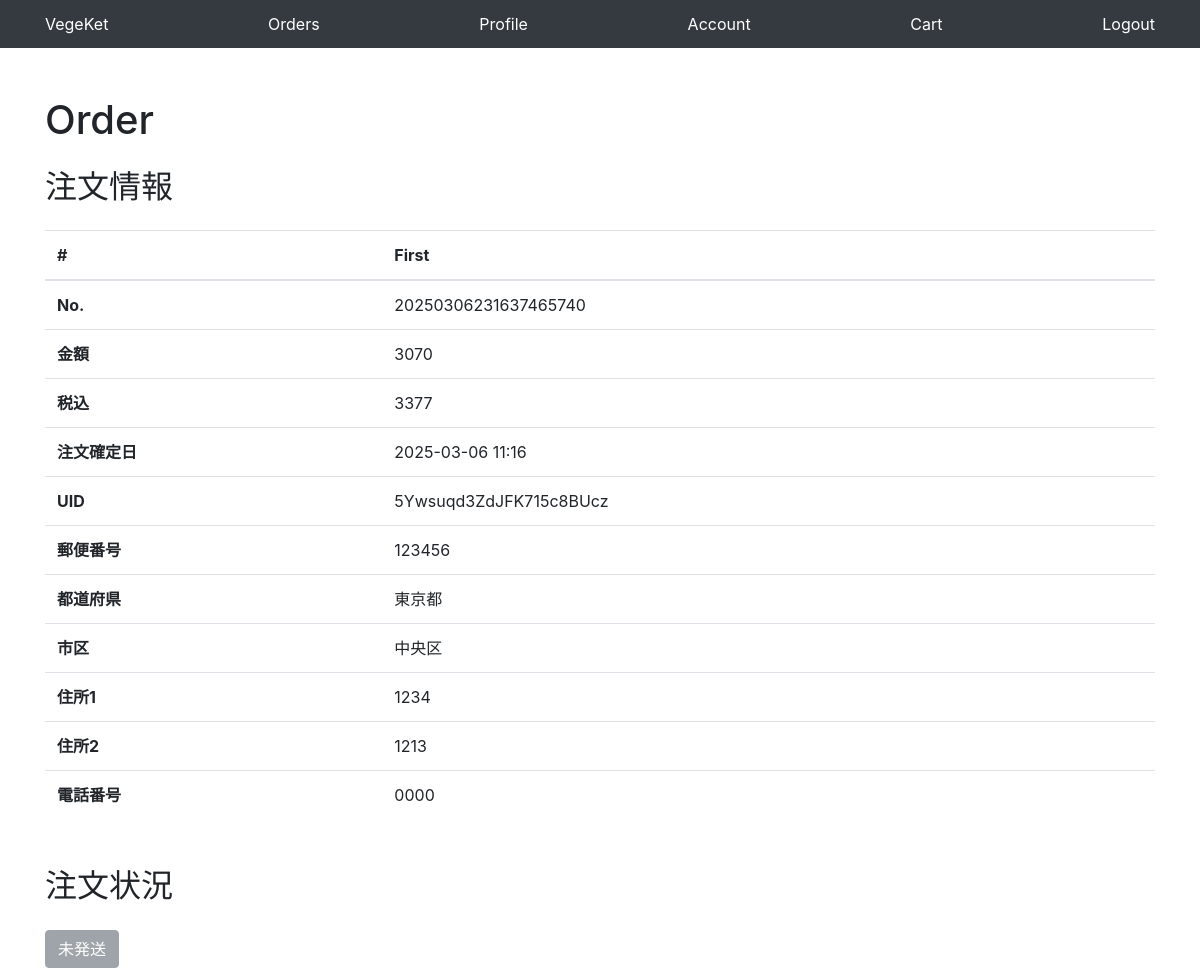
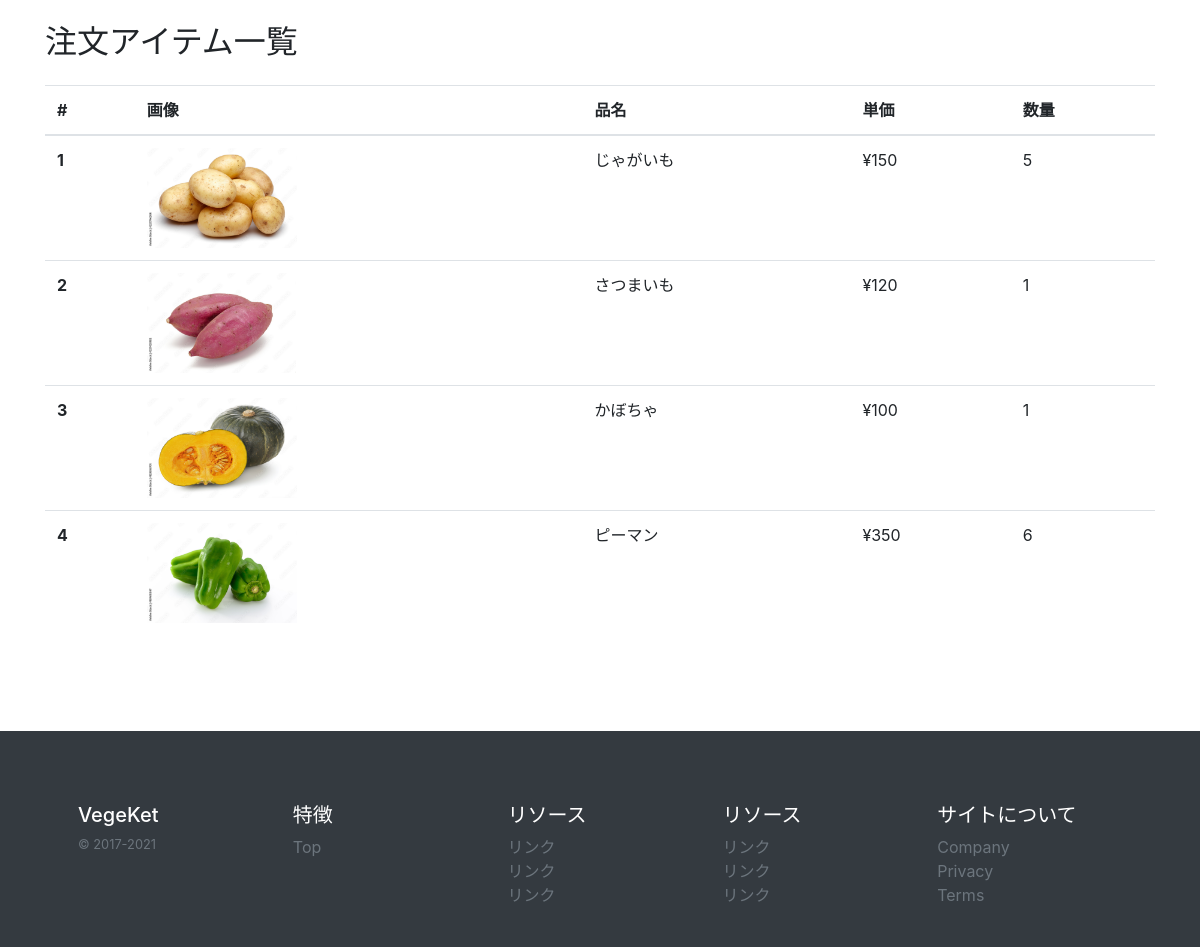
Screenshot of /orders/20250306231637465740/ (signed in) with the database file from the repository (2 pictures, top to bottom).
### base/models/order_models.py (models this page shows, shortened)
class Order(models.Model):
    id = models.CharField(default=custom_timestamp_id,
                          editable=False, primary_key=True, max_length=50)
    user = models.ForeignKey(get_user_model(), on_delete=models.CASCADE)
    uid = models.CharField(editable=False, max_length=50)
    is_confirmed = models.BooleanField(default=False)
    amount = models.PositiveIntegerField(default=0)
    tax_included = models.PositiveIntegerField(default=0)
    items = models.JSONField()
    shipping = models.JSONField()
    shipped_at = models.DateTimeField(blank=True, null=True)
    canceled_at = models.DateTimeField(blank=True, null=True)
    memo = models.TextField(blank=True)
    created_at = models.DateTimeField(auto_now_add=True)
    updated_at = models.DateTimeField(auto_now=True)

### base/views/order_views.py (the view)
# urls.py: path('orders/<str:pk>/', views.OrderDetailView.as_view()),
class OrderDetailView(LoginRequiredMixin, DetailView):
    model = Order
    template_name = 'pages/order.html'
    def get_queryset(self):
        return Order.objects.filter(user=self.request.user)
    def get_context_data(self, **kwargs):
        context = super().get_context_data(**kwargs)
        obj = self.get_object()
        context["items"] = json.loads(obj.items)
        context["shipping"] = json.loads(obj.shipping)
        return context

### config/custom_context_processors.py (called while the page is built)
def base(request):
    items = Item.objects.filter(is_published=True)
    return {
        'TITLE': settings.TITLE,
        'ADDTIONAL_ITEMS': items,
        'POPULAR_ITEMS': items.order_by('-sold_count')
    }

### templates/pages/order.html (shortened to what this page needs)
{% extends 'base.html' %}
{% block main %}
<div class="container my-5">
  <div class="row">
    <div class="col-12">
      <h1>Order</h1>
      <h2 class="my-4">注文情報</h2>
      <table class="table mb-5">
        <thead>
          <tr>
            <th scope="col">#</th>
            <th scope="col">First</th>
          </tr>
        </thead>
        <tbody>
          <tr>
            <th scope="row">No.</th>
            <td>{{object.pk}}</td>
          </tr>
          <tr>
            <th scope="row">金額</th>
            <td>{{object.amount}}</td>
          </tr>
          <tr>
            <th scope="row">税込</th>
            <td>{{object.tax_included}}</td>
          </tr>
          <tr>
            <th scope="row">注文確定日</th>
            <td>{{object.created_at|date:"Y-m-d f"}}</td>
          </tr>
          <tr>
            <th scope="row">UID</th>
            <td>{{object.uid}}</td>
          </tr>
          <tr>
            <th scope="row">郵便番号</th>
            <td>{{shipping.0.fields.zipcode}}</td>
          </tr>
          <tr>
            <th scope="row">都道府県</th>
            <td>{{shipping.0.fields.prefecture}}</td>
          </tr>
          <tr>
            <th scope="row">市区</th>
            <td>{{shipping.0.fields.city}}</td>
          </tr>
          <tr>
            <th scope="row">住所1</th>
            <td>{{shipping.0.fields.address1}}</td>
          </tr>
          <tr>
            <th scope="row">住所2</th>
            <td>{{shipping.0.fields.address2}}</td>
          </tr>
          <tr>
            <th scope="row">電話番号</th>
            <td>{{shipping.0.fields.tel}}</td>
          </tr>
        </tbody>
      </table>
      <h2 class="my-4">注文状況</h2>
      <div>
        {% if object.shipped_at %}
        <div class="my-3 ">
          <button class="btn btn-primary" disabled>発送済み: {{object.shipped_at}}</button>
        </div>
        {% else %}
        <div class="my-3 ">
          <button class="btn btn-secondary" disabled>未発送</button>
        </div>
        {% endif %}
      </div>
      <h2 class="my-4">注文アイテム一覧</h2>
      <table class="table mb-5">
        <thead>
          <tr>
            <th scope="col">#</th>
            <th scope="col">画像</th>
            <th scope="col">品名</th>
            <th scope="col">単価</th>
            <th scope="col">数量</th>
          </tr>
        </thead>
        <tbody>
          {% for item in items %}
          <tr>
            <th scope="row">{{ forloop.counter }}</th>
            <td><img src="/{{item.image}}" width="auto" height="100px"></td>
            <td>{{ item.name }}</td>
            <td>¥{{item.price}}</td>
            <td>{{item.quantity}}</td>
          </tr>
          {% endfor %}
        </tbody>
      </table>
    </div>
  </div>
</div>
{% endblock %}

### rows the page displays
Order: pk "20250306231637465740", amount "3070", tax_included "3377", created_at "2025-03-06 11:16", uid "5Ywsuqd3ZdJFK715c8BUcz"

### other values shown
{{ TITLE }} "VegeKet"
{{ shipping.0.fields.zipcode }} "123456"
{{ shipping.0.fields.prefecture }} "東京都"
{{ shipping.0.fields.city }} "中央区"
{{ shipping.0.fields.address1 }} "1234"
{{ shipping.0.fields.address2 }} "1213"
{{ shipping.0.fields.tel }} "0000"
{{ item.name }} "じゃがいも" "さつまいも" "かぼちゃ" "ピーマン"
{{ item.price }} "150" "120" "100" "350"
{{ item.quantity }} "5" "1" "1" "6"
